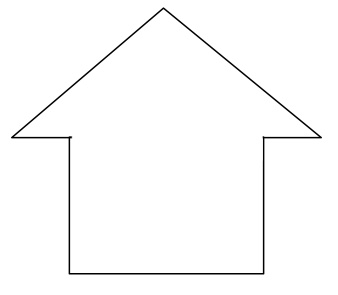
#> input picture CV/CV/house.jpg, 338 x 295 px, given in place of ..jpg, which was not available
$ python main.py --images .   (older library calls are emulated)
#> lines starting #> are read from the running program, lines starting #| are printed output that depends on the picture; after the words box and inside, x2 and y2 are one past the last pixel; in counts of white or black regions, pixels touching at a corner belong together; pictures that were not available may be replaced by others from this repository, and a replacement may not be noted
#> in main, img is the input picture: shape (295, 338, 3); min 0, max 255, mean 251.2
### CV/CV/get_vertices.py
# Python code to find the co-ordinates of
# the contours detected in an image.
import numpy as np
import cv2
import matplotlib.pyplot as plt
import argparse
import glob

# [9 lines left out: function auto_canny, not called in this run]

def get_vertices(imgFile):
        # define font
#> called with imgFile = '..jpg'
        font = cv2.FONT_HERSHEY_SIMPLEX

        # Reading image and converting to gray scale.
        img = cv2.imread(imgFile)
        img_gray = cv2.cvtColor(img, cv2.COLOR_BGR2GRAY)
        blurred = cv2.GaussianBlur(img_gray, (5, 5), 0)
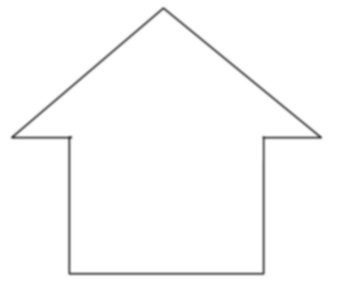
#> blurred: shape (295, 338); min 74, max 255, mean 251.2

        # apply Canny edge detection using a wide threshold, tight
        # threshold, and automatically determined threshold
        edges = cv2.Canny(blurred, 10, 200)
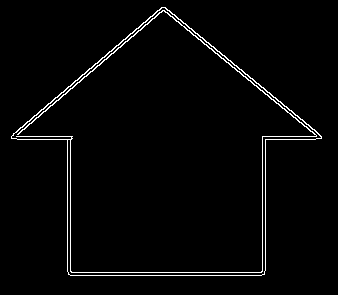
#> edges: shape (295, 338); 2.3% white in thin lines or dots, all inside (x1, y1, x2, y2) = (11, 7, 322, 276)
        #edges = cv2.Canny(blurred, 225, 250)
        #edges = auto_canny(blurred)


        plt.figure("Original")
        plt.imshow(img)
        plt.show()

        #plt.figure("Canny Edges")
        #plt.imshow(edges)
        #plt.show()

        # Converting image to a binary image
        # ( black and white only image).
        ret,thresh = cv2.threshold(edges, 110, 255, cv2.THRESH_BINARY+cv2.THRESH_OTSU)
#> ret = 0
        #plt.figure("BW Image")
        #plt.imshow(thresh)
        #plt.show()

        # Detecting contours in image.
        image, contours, hierarchy = cv2.findContours(thresh,cv2.RETR_TREE,cv2.CHAIN_APPROX_SIMPLE)
#> contours = 2 contours; box (x1, y1, x2, y2) and area: (11, 7, 322, 276) 48218, (11, 7, 322, 276) 47706

        #count = 1

        #Take first contour detected
        cnt = contours[0] #Take first contour detected
#> cnt = contour of 123 points, box (x1, y1, x2, y2) (11, 7, 322, 276), area 48218

        # Going through every contours found in the image.
        #for cnt in contours :
        approx = cv2.approxPolyDP(cnt, 0.009 * cv2.arcLength(cnt, True), True)
#> approx = [[11, 136], [67, 140], [70, 275], [264, 274], [265, 140], [321, 138], [165, 7]]

        # Find boundary of contours.
        offset = cnt.min(axis=0)
#> offset = [[11, 7]]
        cnt = cnt - cnt.min(axis=0)
#> cnt = contour of 123 points, box (x1, y1, x2, y2) (0, 0, 311, 269), area 48218
        max_xy = cnt.max(axis=0) + 1
#> max_xy = [[311, 269]]
        w,h = max_xy[0][0], max_xy[0][1]
#> w = 311; h = 269

        print("Width : ", w)
#| Width :  311
        print("Height :", h)
#| Height : 269

        # Create and draw contour on blank canvass
        name = "Contour " #+ str(count)
        canvass = np.zeros((h+100,w+100,3), np.uint8)
        canvass.fill(255)
#> canvass: shape (369, 411, 3); every value is 255
        cv2.drawContours(canvass, [approx], 0, (0, 0, 0), 5)
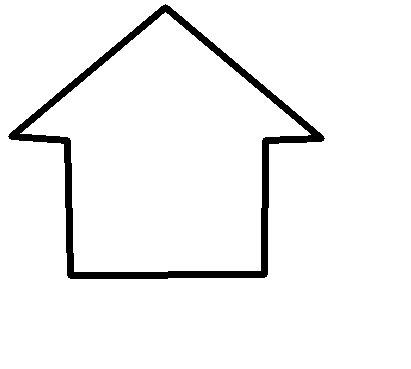
#> canvass: shape (369, 411, 3); 95.6% white; 1 black region, box (x1, y1, x2, y2) and area: (8, 4, 325, 279) 6732

        # X-axis and Y-axis min max boundary
        lx = 0.2
        rx = -0.2
        ty = 0.4
        by = 0.2

        # create scale and shift factors
        dx = lx - rx
        dy = ty - by
        scaleX = w / dx
#> scaleX = 777.5
        scaleY = h / dy
#> scaleY = 1345

        # Used to flatted the array containing
        # the co-ordinates of the vertices.
        n = approx.ravel()
#> n = [11, 136, 67, 140, 70, 275, 264, 274, 265, 140, 321, 138, 165, 7]
        i = 0

        pts = []

        for j in n :
                if(i % 2 == 0):
                    x = n[i]
                    y = n[i + 1]

                    # Calculate the shift and scaled x and y
                    ix = x -(w/2)
                    iy = h - y
                    fx = round(ix/scaleX, 2)
                    fy = round((by + iy/scaleY), 2)

                    # String containing the co-ordinates.
                    string = str(x) + ", " + str(y)

                    if(i == 0):
                        # text on topmost co-ordinate.
                        cv2.circle(canvass, (x,y), 10, (0,0,255))
                        cv2.putText(canvass, string, (x+10, y-20 ),
                                  font, 0.5, (255, 0, 0))
                        print(string)
                        pts.append([fx, fy])
                    else:
                        # text on remaining co-ordinates.
                        cv2.circle(canvass, (x,y), 10, (0,0,255))
                        cv2.putText(canvass, string, (x+10, y-20),
                                  font, 0.5, (255, 0, 0))
                        print(string)
                        pts.append([fx, fy])

                i = i + 1
#> this loop made 14 passes
#> (j, x, y, ix, iy, fx, fy) on passes 1, 3, 5, 7, 9, 11, 13: (11, 11, 136, -144.5, 133, -0.19, 0.3), (67, 67, 140, -88.5, 129, -0.11, 0.3), (70, 70, 275, -85.5, -6, -0.11, 0.2), (264, 264, 274, 108.5, -5, 0.14, 0.2), (265, 265, 140, 109.5, 129, 0.14, 0.3), (321, 321, 138, 165.5, 131, 0.21, 0.3), (165, 165, 7, 9.5, 262, 0.01, 0.39)
#> j on passes 2, 4, 6, 8, 10, 12: 136, 140, 275, 274, 140, 138
#| 11, 136
#| 67, 140
#| 70, 275
#| 264, 274
#| 265, 140
#| 321, 138
#| 165, 7
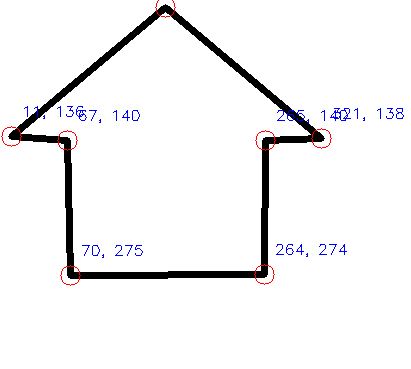
#> canvass: shape (369, 411, 3); 0.76% of pixels changed, all inside (x1, y1, x2, y2) = (1, 0, 404, 286); drawn as B, G, R
#> after the loop, i = 14; pts = [[-0.19, 0.3], [-0.11, 0.3], [-0.11, 0.2], [0.14, 0.2], [0.14, 0.3], [0.21, 0.3], [0.01, 0.39]]

        # Showing the contour images
        plt.figure(name)
        plt.imshow(canvass)
        plt.show()

        px = []
        py = []
        k = 0

        plt.figure("Scaled")
        for pt in pts:
          if k == 0:
            x0 = pt[0]
            y0 = pt[1]
          px.append(pt[0])
          py.append(pt[1])

          k = k +1
#> this loop made 7 passes
#> after the loop, k = 7; px = [-0.19, -0.11, -0.11, 0.14, 0.14, 0.21, 0.01]; py = [0.3, 0.3, 0.2, 0.2, 0.3, 0.3, 0.39]

        # zip joins x and y coordinates in pairs
        for x1,y1 in zip(px,py):
            label = "(" + str(x1) + ", " + str(y1) + ")"
            plt.annotate(label, (x1,y1),
                        textcoords="offset points", xytext=(0,10),
                        ha='center')
#> this loop made 7 passes

        #Draw plots from scaled contour points
        plt.scatter(px, py)

        #Append first point as last point to close the plot
        px.append(x0)
        py.append(y0)
        plt.plot(px, py)

        plt.show()
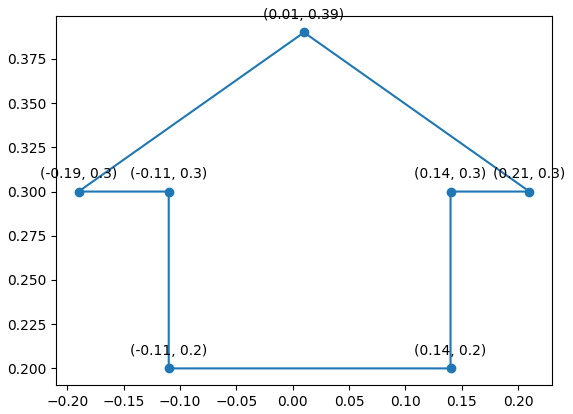
#> figure drawn by matplotlib, 1 panel

        return pts

### CV/CV/main.py
import numpy as np
import cv2
import matplotlib.pyplot as plt
import argparse
import glob

from get_vertices import get_vertices

def main():
    # construct the argument parse and parse the arguments
    ap = argparse.ArgumentParser(description='Process images or video')
    ap.add_argument("-i", "--images",
                    action="store",
                    help="path to input dataset of images in [IMAGES].jpg")
    ap.add_argument("-v", "--video",
                    action="store_true",
                    help="to start video capture")
    args = ap.parse_args()

    # loop over the images
    if args.images:
        #print(args.images)
        #for imagePath in glob.glob(args["images"] + "*.jpg"):
        imagePath = args.images + ".jpg"
        #print(imagePath)
        # load the image
        img = cv2.imread(imagePath)
    elif args.video:
        capture = cv2.VideoCapture(0)

        print("ESC key to capture image")

        while(True):
            ret, frame = capture.read()
            grayFrame = cv2.cvtColor(frame, cv2.COLOR_BGR2GRAY)

            cv2.imshow('video gray', grayFrame)
            #cv2.imshow('video original', frame)


            if cv2.waitKey(1) == 27:
                print("Capturing Image")
                imagePath = 'test_gray.jpg'
                cv2.imwrite(imagePath, grayFrame)
                break

        capture.release()
        cv2.destroyAllWindows()

        # load the captured image
        img = cv2.imread(imagePath)
    else:
        exit()

    pts = []
    pts = get_vertices(imagePath)
    print(pts)
#| [[-0.19, 0.3], [-0.11, 0.3], [-0.11, 0.2], [0.14, 0.2], [0.14, 0.3], [0.21, 0.3], [0.01, 0.39]]

if __name__ == "__main__":
    main()

$ run again, on CV/CV/star.jpg
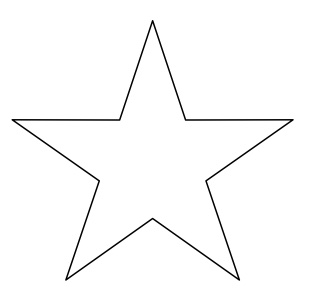
#> input picture CV/CV/star.jpg, 316 x 295 px, given in place of ..jpg, which was not available
#> in main, img is the input picture: shape (295, 316, 3); min 0, max 255, mean 250.6
#> in get_vertices, `edges = cv2.Canny(blurred, 10, 200)`:
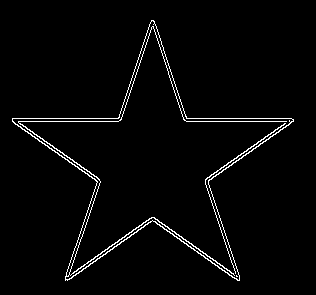
#> edges: shape (295, 316); 2.5% white in thin lines or dots, all inside (x1, y1, x2, y2) = (12, 20, 294, 281)
#> ret = 0
#> contours = 4 contours, 1 with area under 20; largest, box (x1, y1, x2, y2) and area: (12, 20, 294, 281) 25224, (12, 20, 294, 281) 24804, (205, 123, 286, 274) 56
#> in get_vertices, `cnt = contours[0]`: cnt = contour of 471 points, box (x1, y1, x2, y2) (12, 20, 294, 281), area 25224
#> approx = contour of 10 points, box (x1, y1, x2, y2) (12, 20, 294, 281), area 24660
#> offset = [[12, 20]]
#> in get_vertices, `cnt = cnt - cnt.min(axis=0)`: cnt = contour of 471 points, box (x1, y1, x2, y2) (0, 0, 282, 261), area 25224
#> max_xy = [[282, 261]]
#> w = 282; h = 261
#| Width :  282
#| Height : 261
#> scaleX = 705
#> scaleY = 1305
#> n = 20 values, max 293 at index 12, min 12 at index 0, mean 158.1
#> the loop in get_vertices, `for j in n :` made 20 passes
#> (j, x, y, ix, iy, fx, fy) on passes 1, 3, 5, 7, 9, 11, 13, 15: (12, 12, 118, -129, 143, -0.18, 0.31), (97, 97, 182, -44, 79, -0.06, 0.26), (65, 65, 280, -76, -19, -0.11, 0.19), (152, 152, 220, 11, 41, 0.02, 0.23), (239, 239, 280, 98, -19, 0.14, 0.19), (208, 208, 181, 67, 80, 0.1, 0.26), (293, 293, 121, 152, 140, 0.22, 0.31), (187, 187, 118, 46, 143, 0.07, 0.31)
#> (printed output is left out)
#> after the loop in get_vertices, `for j in n :`: i = 20; pts = [[-0.18, 0.31], [-0.06, 0.26], [-0.11, 0.19], [0.02, 0.23], [0.14, 0.19], [0.1, 0.26], [0.22, 0.31], [0.07, 0.31], [0.02, 0.38], [-0.03, 0.31]]
#> the loop in get_vertices, `for pt in pts:` made 10 passes
#> after the loop in get_vertices, `for pt in pts:`: k = 10; px = [-0.18, -0.06, -0.11, 0.02, 0.14, 0.1, 0.22, 0.07, 0.02, -0.03]; py = [0.31, 0.26, 0.19, 0.23, 0.19, 0.26, 0.31, 0.31, 0.38, 0.31]
#> the loop in get_vertices, `for x1,y1 in zip(px,py):` made 10 passes
#> in get_vertices, `plt.show()`:
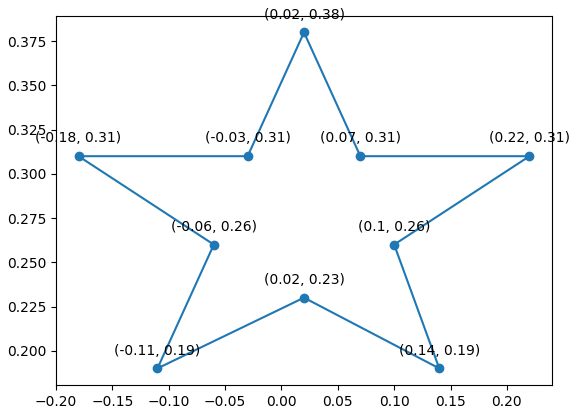
#> figure drawn by matplotlib, 1 panel
#| [[-0.18, 0.31], [-0.06, 0.26], [-0.11, 0.19], [0.02, 0.23], [0.14, 0.19], [0.1, 0.26], [0.22, 0.31], [0.07, 0.31], [0.02, 0.38], [-0.03, 0.31]]
